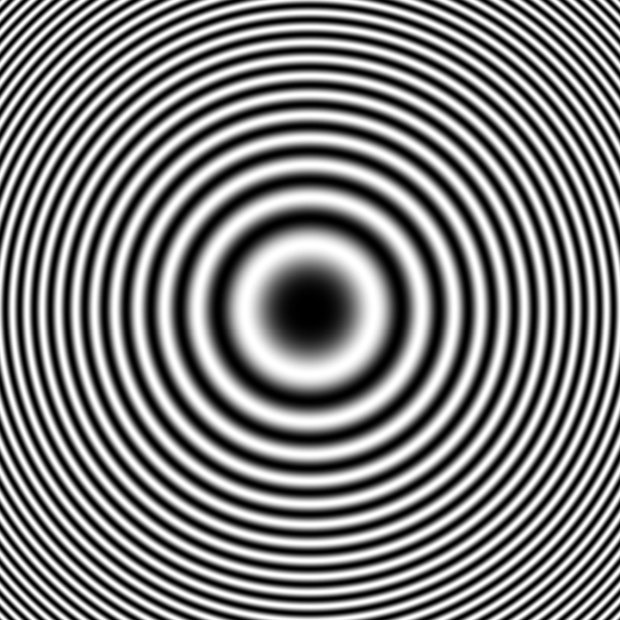
#> input picture 实验3/3-2/figure3.png, 620 x 620 px
$ python main.py
#> lines starting #> are read from the running program, lines starting #| are printed output that depends on the picture; after the words box and inside, x2 and y2 are one past the last pixel; in counts of white or black regions, pixels touching at a corner belong together; long printed decimals are rounded
from matplotlib import pyplot as plt
from scipy.interpolate import interp1d
from scipy.io import savemat
import numpy as np
import cv2


def get_threshold_and_process(img):
    canny = cv2.Canny(img, threshold1=20, threshold2=30)
    # cv2.imshow("canny", canny)
    # cv2.waitKey(0)
    # cv2.destroyAllWindows()
    return canny


def read_and_process_image(input_path, threshold_value=None):
#> called with input_path = './figure3.png', threshold_value = 80
    input_image = cv2.imread(input_path)
#> input_image is the input picture: shape (620, 620, 3); min 0, max 255, mean 127.6
    grey = cv2.cvtColor(input_image, cv2.COLOR_BGR2GRAY)

    if not threshold_value:
        # 应用高斯滤波去除噪声
        blurred = cv2.GaussianBlur(grey, (5, 5), 0)
        binary_image = get_threshold_and_process(blurred)
    else:
        # 二值化
        _, binary_image = cv2.threshold(grey, threshold_value, 255, cv2.THRESH_BINARY_INV)
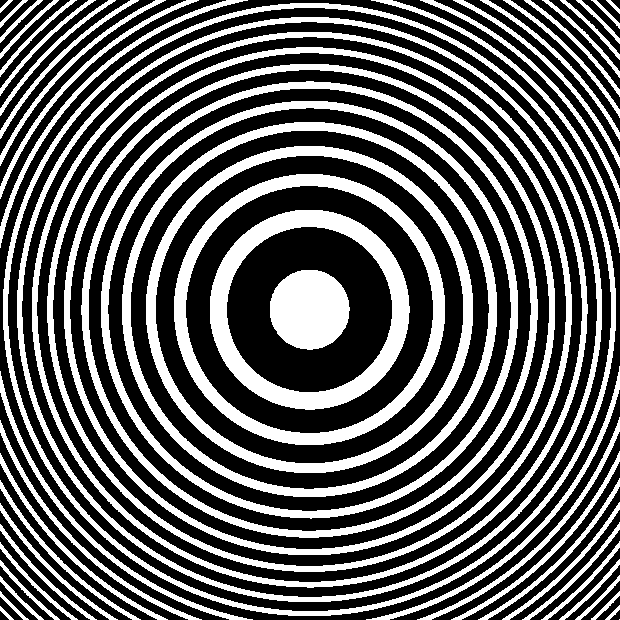
#> binary_image: shape (620, 620); 37.9% white; 57 white regions (1 under 20 px), largest, box (x1, y1, x2, y2) and area: (81, 81, 538, 538) 10063, (122, 122, 497, 497) 10054, (146, 146, 473, 473) 10044
    # 使用霍夫圆变换检测圆形
    found_circles = cv2.HoughCircles(binary_image, cv2.HOUGH_GRADIENT, dp=1, minDist=1,
                                     param1=50, param2=400, minRadius=0, maxRadius=0)
#> found_circles = 238 rows, first 8: [311.5, 311.5, 259.4], [305.5, 308.5, 259.2], [308.5, 305.5, 259.2], [305.5, 310.5, 275.2], [310.5, 305.5, 259.6], [303.5, 309.5, 267.1], [306.5, 311.5, 259.5], [311.5, 306.5, 259.5]

    # 如果检测到圆形，则绘制圆形
    if found_circles is not None:
        found_circles = np.round(found_circles[0, :]).astype("int")
#> found_circles = 238 rows, first 8: [312, 312, 259], [306, 308, 259], [308, 306, 259], [306, 310, 275], [310, 306, 260], [304, 310, 267], [306, 312, 260], [312, 306, 260]
        print(f"total {len(found_circles)} circles")
#| total 238 circles
        for (x, y, r) in found_circles:
            cv2.circle(input_image, (x, y), r, (0, 255, 0), 2)
            cv2.circle(input_image, (x, y), 2, (0, 0, 255), 3)  # 绘制圆心
#> this loop made 238 passes
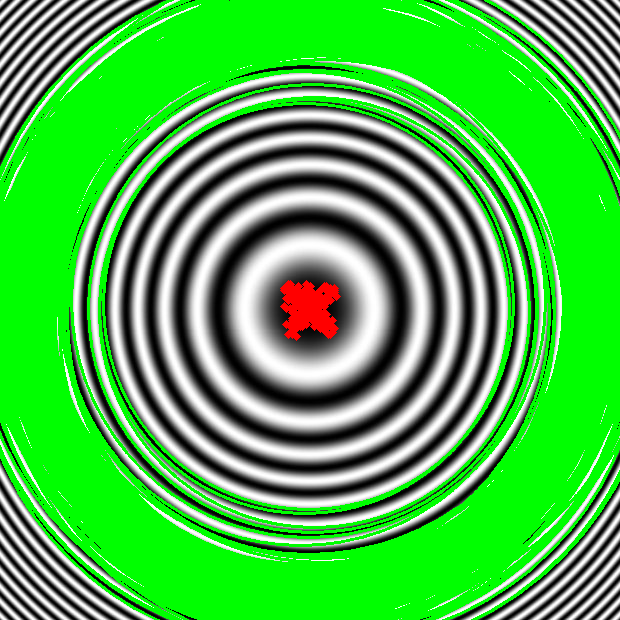
#> input_image: shape (620, 620, 3); mean B, G, R 73.9, 187.7, 75.5

    cv2.imshow("input image", input_image)
    cv2.imshow("binary", binary_image)
    # cv2.waitKey(0)
    # cv2.destroyAllWindows()

    return grey, found_circles


def interpolation_analyse(signal, fs, x0, if_save=False):
    T = len(radius)/fs
    t = np.linspace(0, T, len(radius), endpoint=False)  # 时间向量
    signal = np.array(signal)

    # 插值法
    # 时间变换
    t2 = (x0 - t) ** 2

    # 移除重复的 t2 值
    unique_t2, unique_indices = np.unique(t2, return_index=True)
    unique_signal = signal[unique_indices]

    # 插值
    get_signal_trans = interp1d(unique_t2, unique_signal, kind='cubic')

    # 生成新的时间向量
    t2 = np.linspace(min(t2), max(t2), len(t2))
    signal_trans = get_signal_trans(t2)

    # 计算信号的傅里叶变换
    freq_data = np.fft.fft(signal)
    freq_data = np.fft.fftshift(freq_data)
    trans_freq_data = np.fft.fft(signal_trans)
    trans_freq_data = np.fft.fftshift(trans_freq_data)

    # 频率轴
    distance = T * max(t2) / (fs * max(t) ** 2)
    freq = np.fft.fftfreq(len(t), d=1 / fs)
    freq = np.fft.fftshift(freq)
    trans_freq = np.fft.fftfreq(len(t2), d=distance)
    trans_freq = np.fft.fftshift(trans_freq)

    """
    # 保留0附近的频率
    max_index = np.argmax(np.abs(trans_freq_data))
    solved_freq = abs(trans_freq[max_index])
    """
    # 忽略 0 频率附近的区间
    threshold = 1 / (50 * T)                # 忽略频率绝对值小于 threshold Hz 的数据
    print(f"ignore frequency under {threshold: .3e} pixel^(-2)")

    mask = np.abs(trans_freq) > threshold   # 创建一个掩码，排除 0 频率附近的数据
    # 在排除 0 频率附近的数据后，找到最大幅值频率
    max_index = np.argmax(np.abs(trans_freq_data[mask]))
    solved_freq = abs(trans_freq[mask][max_index])

    mdic = {
        "t": t,
        "signal": signal,
        "t2": t2,
        "signal_trans": signal_trans,
        "freq": freq,
        "freq_data": np.abs(freq_data),
        "trans_freq": trans_freq,
        "trans_freq_data": np.abs(trans_freq_data),
        "solved_freq": solved_freq
        }

    if if_save:
        # 保存数据到 .mat 文件
        savemat("interpolation_results.mat", mdic)
        print("MATLAB 数据已保存到 interpolation_results.mat")

    return mdic


def plot_sig(mdic):
    t = mdic['t']
    signal = mdic['signal']
    t2 = mdic['t2']
    signal_trans = mdic['signal_trans']
    freq = mdic['freq']
    freq_data = mdic['freq_data']
    trans_freq = mdic['trans_freq']
    trans_freq_data = mdic['trans_freq_data']

    # Plot the time-domain chirp signal
    plt.figure(figsize=(12, 6))
    plt.subplot(2, 2, 1)
    plt.plot(t, signal, linewidth=1)
    plt.title("Time-Domain Chirp Signal")
    plt.xlabel("Time [pixel]")
    plt.ylabel("Amplitude")

    # Plot the time-domain signal
    plt.subplot(2, 2, 2)
    plt.plot(t2, signal_trans, linewidth=1)
    plt.title("Time-Domain Transformed Signal")
    plt.xlabel("Time [pixel^2]")
    plt.ylabel("Amplitude")

    plt.subplot(2, 2, 3)
    # plt.scatter(freq, np.abs(freq_data), s=1)
    plt.plot(freq, np.abs(freq_data), linewidth=1)
    plt.title("Frequency-Domain Chirp Signal (Magnitude)")
    plt.xlabel("Frequency [1/pixel]")
    plt.ylabel("Magnitude")
    # plt.xlim(0, fs/2)  # Show only positive frequencies

    plt.subplot(2, 2, 4)
    # plt.scatter(trans_freq, np.abs(trans_freq_data), s=1)
    plt.plot(trans_freq, np.abs(trans_freq_data), linewidth=1)
    plt.title("Frequency-Domain Signal (Magnitude)")
    plt.xlabel("Frequency [1/pixel^2]")
    plt.ylabel("Magnitude")
    # plt.xlim(0, fs/2)  # Show only positive frequencies

    plt.tight_layout()
    plt.show()


def get_line_signal(sig_image, A, B, x, y):
    A, B = A/np.sqrt(A**2 + B**2), B/np.sqrt(A**2 + B**2)
    signal = []
    i = 0
    while 0 < int(A*i+x) < sig_image.shape[1] and 0 < int(B*i+y) < sig_image.shape[0]:
        try:
            signal.append(sig_image[int(B*i+y), int(A*i+x)])
        except IndexError:
            print(f"Error cord: {int(B*i+y), int(A*i+x)}")
        i += 1
    signal -= np.mean(signal)

    return signal


if __name__ == "__main__":
    fs = 1          # 1 / pixel
    dx = 1.3612     # um / pixel
    # dx = 1.294
    lamda = 0.635   # um
    # lamda = 0.5893

    # 看情况是否使用手动阈值
    threshold = 80

    # image, circles = read_and_process_image("./ring_850.jpg")
    image, circles = read_and_process_image("./figure3.png", threshold_value=threshold)
#> circles has the same summary as found_circles in read_and_process_image
    mean_x = np.mean(circles[:, 0])  # 平均 x 坐标
#> mean_x = 309.1
    mean_y = np.mean(circles[:, 1])  # 平均 y 坐标
#> mean_y = 308.1
    print(f"shape: {image.shape}")
#| shape: (620, 620)
    print(f"circle:{mean_x, mean_y}")
#| circle:(309.118, 308.067)

    k = 100
    outputs = []
    R_lst = []
    for sigma in range(k):
        print(f"\nThis is No.{sigma + 1}/{k} solve")
        theta = sigma * 2 * np.pi / k
        radius = get_line_signal(image, np.cos(theta), np.sin(theta), mean_x, mean_y)
        print("ring signal ready")

        output = interpolation_analyse(radius, fs=fs, x0=0, if_save=False)
        print(f"frequent: {output['solved_freq']: .3e} pixel^(-2)")

        freq = output['solved_freq']    # pixel^(-2)
        R = dx**2 / (freq * lamda)      # um
        print(f"solved R: {R: .3e} um")

        outputs.append(output)
        R_lst.append(R)
#> this loop made 100 passes
#> (A in get_line_signal, B in get_line_signal, T in interpolation_analyse, distance in interpolation_analyse, threshold in interpolation_analyse, max_index in interpolation_analyse, solved_freq in interpolation_analyse, freq) on passes 1 to 11: (1, 0, 311, 311, 6.43e-05, 144, 0.000114, 0.000114), (0.998, 0.0628, 312, 312, 6.41e-05, 155, 0.000123, 0.000123), (0.992, 0.125, 314, 314, 6.37e-05, 156, 0.000122, 0.000122), (0.982, 0.187, 317, 317, 6.31e-05, 157, 0.000119, 0.000119), (0.969, 0.249, 321, 321, 6.23e-05, 148, 0.000116, 0.000116), (0.951, 0.309, 327, 327, 6.12e-05, 150, 0.000122, 0.000122), (0.93, 0.368, 335, 335, 5.97e-05, 154, 0.000116, 0.000116), (0.905, 0.426, 344, 344, 5.81e-05, 158, 0.000118, 0.000118), (0.876, 0.482, 355, 355, 5.63e-05, 162, 0.000119, 0.000119), (0.844, 0.536, 369, 369, 5.42e-05, 168, 0.000118, 0.000118), (0.809, 0.588, 385, 385, 5.19e-05, 195, 0.000121, 0.000121)
#> (printed output is left out)
#> after the loop, R_lst = 100 values, max 25821.8 at index 25, min 23518.5 at index 52, mean 24603.7; outputs = 100 items

    print("\nStandard R: 10.02e3")
    print(f"Final R = {np.mean(R_lst):.3e}")
    print(f"Error = {abs(np.mean(R_lst) - 10.02e3) / 10.02e3 * 100 :.2f}%")
    x = [i for i in range(len(R_lst))]
#> x = 100 values from 0 to 99
    plt.scatter(x, R_lst)
    plt.show()
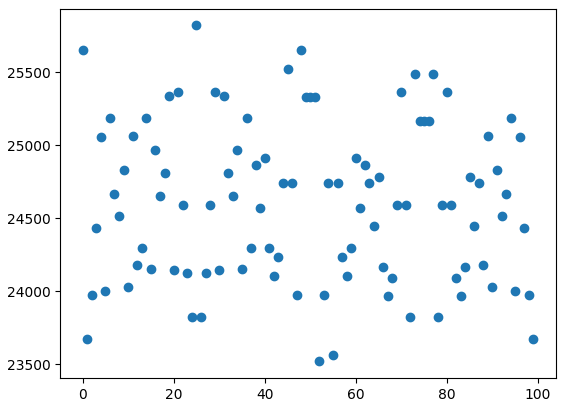
#> figure drawn by matplotlib, 1 panel

    if outputs:
        plot_sig(outputs[0])
#> in plot_sig, `t = mdic['t']`: t = 311 values from 0 to 310
#> in plot_sig, `signal = mdic['signal']`: signal = 311 values, max 137.3 at index 66, min -117.7 at index 0, mean -5.12e-15
#> in plot_sig, `t2 = mdic['t2']`: t2 = 311 values from 0 to 96100
#> in plot_sig, `signal_trans = mdic['signal_trans']`: signal_trans = 311 values, max 138.5 at index 122, min -119 at index 217, mean 8.99
#> in plot_sig, `freq = mdic['freq']`: freq = 311 values from -0.498 to 0.498
#> in plot_sig, `freq_data = mdic['freq_data']`: freq_data = 311 values, max 5571.8 at index 151, min 1.47e-12 at index 155, mean 821.1
#> in plot_sig, `trans_freq = mdic['trans_freq']`: trans_freq = 311 values from -0.0016 to 0.0016
#> in plot_sig, `trans_freq_data = mdic['trans_freq_data']`: trans_freq_data = 311 values, max 13308.5 at index 144, min 117.3 at index 10, mean 539.5
#> in plot_sig, `plt.show()`:
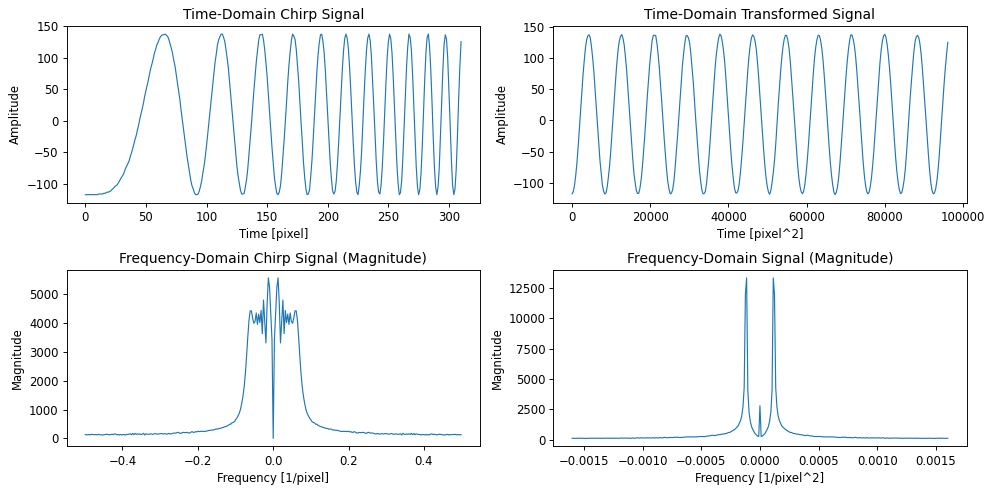
#> figure drawn by matplotlib, 4 panels; panel 1: curve peaks at x = 66, y = 137.3; panel 2: curve peaks at x = 37820, y = 138.5; panel 3: curve peaks at x = -0.0129, y = 5571.8; panel 4: curve peaks at x = -0.000114, y = 13308.5

    cv2.waitKey(0)
    cv2.destroyAllWindows()

$ run again, with 实验3/3-2/figure2.png copied over 实验3/3-2/figure3.png
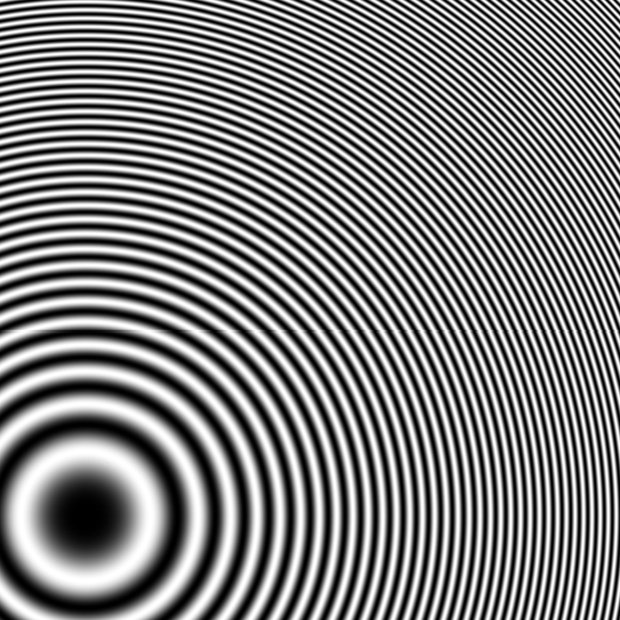
#> input picture 实验3/3-2/figure2.png, 620 x 620 px
#> in read_and_process_image, input_image is the input picture: shape (620, 620, 3); min 0, max 255, mean 127.4
#> in read_and_process_image, `_, binary_image = cv2.threshold(grey, threshold_value, 255, cv2.THRESH..`:
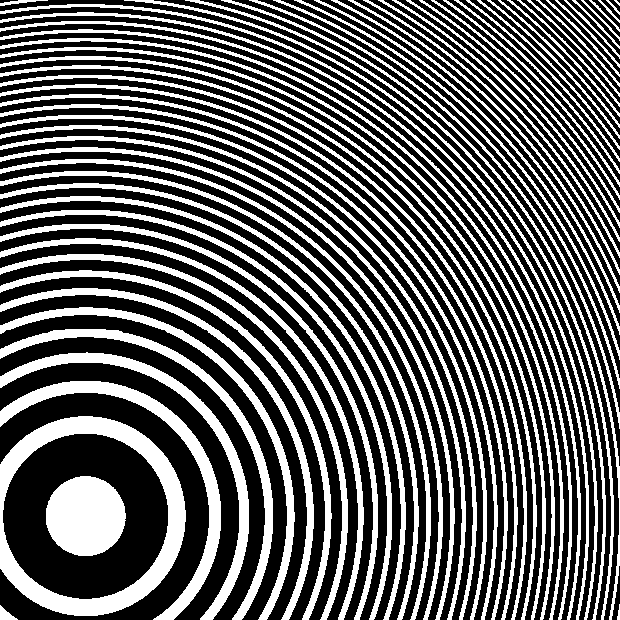
#> binary_image: shape (620, 620); 38.1% white; 69 white regions (1 under 20 px), largest, box (x1, y1, x2, y2) and area: (0, 416, 186, 616) 9030, (0, 381, 221, 620) 5142, (46, 476, 126, 556) 5027
#> in read_and_process_image, `found_circles = cv2.HoughCircles(binary_image, cv2.HOUGH_GRADIENT, dp=..`: found_circles = 40 rows, first 8: [83.5, 519.5, 487.6], [88.5, 514.5, 491.7], [81.5, 520.5, 514.6], [79.5, 516.5, 461.9], [79.5, 521.5, 482.6], [90.5, 509.5, 504.1], [87.5, 508.5, 462.1], [76.5, 522.5, 485.4]
#> in read_and_process_image, `found_circles = np.round(found_circles[0, :]).astype("int")`: found_circles = 40 rows, first 8: [84, 520, 488], [88, 514, 492], [82, 520, 515], [80, 516, 462], [80, 522, 483], [90, 510, 504], [88, 508, 462], [76, 522, 485]
#| total 40 circles
#> the loop in read_and_process_image, `for (x, y, r) in found_circles:` made 40 passes
#> circles has the same summary as found_circles in read_and_process_image
#> mean_x = 84.85
#> mean_y = 515.6
#| shape: (620, 620)
#| circle:(84.85, 515.6)
#> the loop `for sigma in range(k):` made 100 passes
#> (A in get_line_signal, B in get_line_signal, T in interpolation_analyse, distance in interpolation_analyse, threshold in interpolation_analyse, max_index in interpolation_analyse, solved_freq in interpolation_analyse, freq) on passes 1 to 7: (1, 0, 536, 536, 3.73e-05, 281, 0.000118, 0.000118), (0.998, 0.0628, 537, 537, 3.72e-05, 234, 0.000118, 0.000118), (0.992, 0.125, 540, 540, 3.7e-05, 235, 0.00012, 0.00012), (0.982, 0.187, 545, 545, 3.67e-05, 237, 0.000118, 0.000118), (0.969, 0.249, 420, 420, 4.76e-05, 189, 0.000119, 0.000119), (0.951, 0.309, 338, 338, 5.92e-05, 169, 0.000114, 0.000114), (0.93, 0.368, 284, 284, 7.04e-05, 141, 0.000124, 0.000124)
#> (printed output is left out)
#> after the loop `for sigma in range(k):`: R_lst = 100 values, max 27738.3 at index 9, min 3082 at index 35, mean 17850; outputs = 100 items
#> `x = [i for i in range(len(R_lst))]`: x = 100 values from 0 to 99
#> t = 536 values from 0 to 535
#> signal = 536 values, max 133.3 at index 65, min -121.7 at index 0, mean 3.39e-15
#> t2 = 536 values from 0 to 286225
#> signal_trans = 536 values, max 134.9 at index 450, min -123.8 at index 395, mean 5.92
#> in plot_sig, `freq = mdic['freq']`: freq = 536 values from -0.5 to 0.498
#> freq_data = 536 values, max 5625 at index 275, min 7.82e-13 at index 268, mean 1123.2
#> trans_freq = 536 values from -0.000933 to 0.000929
#> trans_freq_data = 536 values, max 34265.5 at index 302, min 1.29 at index 84, mean 180.5
#> in plot_sig, `plt.show()`:
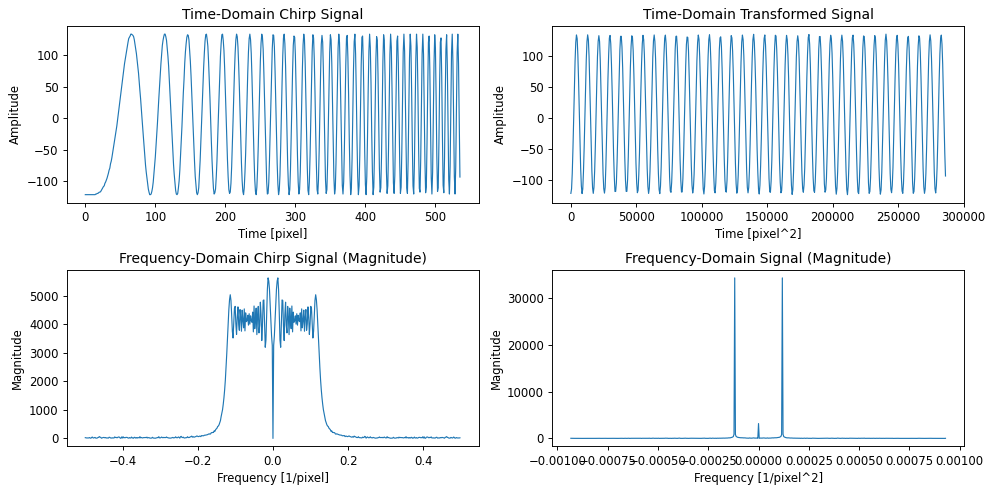
#> figure drawn by matplotlib, 4 panels; panel 1: curve peaks at x = 65, y = 133.3; panel 2: curve peaks at x = 240750, y = 134.9; panel 3: curve peaks at x = 0.0131, y = 5625; panel 4: curve peaks at x = 0.000118, y = 34265.5
